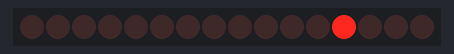
Bench run of a sketch on a simulated ESP8266 (NodeMCU). Shown: 16 shift-register outputs drawn as a row of LEDs (first output left, lit = HIGH). Wiring (inferred from the names in the program): 2 × shift register (74HC595): data D1; shift clock D2; latch D3. Wiring (inferred from the signals the program sends): row of LEDs: on Q0, Q1, Q2, Q3, Q4, Q5, Q6, Q7, Q8, Q9, Q10, Q11, Q12, Q13, Q14, Q15. What the sketch prints to the serial monitor is not drawn.

Above: at 0.6 s.
At 4.3 s:
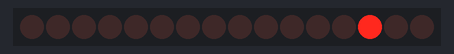
At 8.5 s:
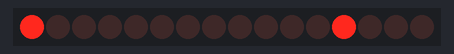
At 16.9 s:
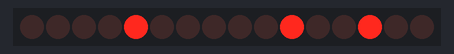
Timing chart, 0 to 35.1 s (numbered marks = the images above):
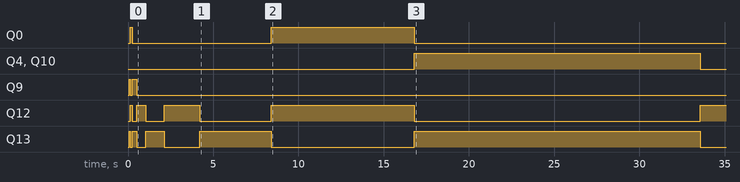

Measured:
- by itself, Q0: LOW → HIGH at 0.12 s, → LOW 0.13 s later, → HIGH 8.2 s later, → LOW 8.4 s later
- by itself, Q4, Q10: LOW → HIGH at 16.8 s, → LOW 16.8 s later
- by itself, Q9: LOW → HIGH at 0.06 s, → LOW 0.07 s later, → HIGH 0.13 s later, → LOW 0.26 s later
- by itself, Q12: LOW → HIGH at 0.12 s, → LOW 0.13 s later, → HIGH 0.26 s later, → LOW 0.52 s later, … (9 changes in this stretch)

The sketch:

multisize_RGB_cube.ino
```cpp
/*
Multi size RGB Led cube for WIFI modulde ESP8266, by Venum.
This cube works with any cube size (even 1x1x1, silly one I know).
I couldn't do it without Kevin Darrah's help (www.kevindarrah.com), his videos were extremely useful.

The RGB leds must be common anode ones, and they are wired connecting the anodes on each level together, then each column has its cathodes
connected together. So LED 0x0x0 has each cathode connected all the way up to  cubeSizex0x0.
The cathodes are sinked directly to the shift register pins, but anodes are driven with p-channel mosfets. I'm using 1k resistors for the cathodes so
the whole system should be fine.

For some reason BAM wasn't working as espected, I noticed issues in the time each anode was low when stepping for example from brightness 7 to 8
(much less brightness for step 8 than 7). So I decided to just use integer counters from 0 to 15 and leave the anode low n/15 of the time.

Notice that all counters start from zero, so levels, rows, columns, registers and anodes start from zero,
*/

byte data=D1;
byte clk=D2;
byte latch=D3;
const int cubeSize=2;
const double timerInterval=150; // uSeconds for the timer to kick in to change the anode level and starting the pseudo BAM
bool anodesActiveLow=true;  // Anodes driven by p-channel mosfets


/**** DO NOT TOUCH THE VALUES BELOW *****/
const int registerNumber=ceil((pow(cubeSize,2)*3 + cubeSize)/8.0); // total registers plus the anodes so +cubeSize
volatile int currentLevel=0;
double chipsetClock=80000000;
const int refreshTime=timerInterval/15; // microseconds for each step of the pseudo BAM
unsigned long int timerCycle;
byte registers[registerNumber]={}; //
int ledsState[cubeSize][cubeSize][cubeSize][3]={}; // we keep the state of our leds here
int anodesRegNum; // tracks the number of register containing anodes
int anodesReg[2][3]; // tracks the anode composition per register (id refister, number of anodes, bit for the first anode inside the register)
byte anodes[registerNumber][8]={}; // tracks all the anodes for each register
int ledNumber,colorNumber;
/******************************/

/*
 * Function prototypes
 */
void updateLatch();
void clearRegisters();
void deactAnodes();
void prepareAnodes();
void actAnode(int);
void showRegisters();
void showAnodes();
void refreshCube();
void bam(int,int,int,int,int);
/********************/

void timer0_ISR (void) {

  /* The order of colors matters, you must prepare the cube with RGB color order:
   *  RGBRGBRG BRGBRGBR ....
   *
   *  This is going to multiplex the signal and loop for each level.
   *  Anodes (levels) are going to be powered 1/levels of the time.
   *  then we are going to modulate the brightness of the leds looping 16 times (sort of 4 bit modulation) for each level.
   *  When a color is going to light up, it's cathode must be LOW and the relative anode must be HIGH, anodes are powered by
   *  p-mosfets so the bit in the register that control the anode must be LOW.
   *
   *  Here we calc the byte (register) and the bit inside the register for the red color.
   *  if the bit is higher than 6 our led colors are splitted between 2 registers.
   */

  clearRegisters();
  actAnode(currentLevel);
  for(int bamCounter=0;bamCounter<15;bamCounter++){
      for(int row=0;row<cubeSize;row++){ // rows
      for(int col=0;col<cubeSize;col++){ // cols
        int redRegister=floor((row*3*cubeSize+col*3)/8.0);
        int redBit=(row*3*cubeSize+col*3)-redRegister*8;
        int redBrightness=ledsState[currentLevel][row][col][0];
        int greenBrightness=ledsState[currentLevel][row][col][1];
        int blueBrightness=ledsState[currentLevel][row][col][2];
        bam(bamCounter, redRegister,redBit,redBrightness,greenBrightness,blueBrightness);
      }
    }
   refreshCube();
   delayMicroseconds(refreshTime);
  }

  ++currentLevel;
  if(currentLevel>=cubeSize)
    currentLevel=0;
  timer0_write(ESP.getCycleCount() + timerCycle);
}


void setup() {
  Serial.begin(115200);

  Serial.println("");
  pinMode(data,OUTPUT);
  pinMode(clk,OUTPUT);
  pinMode(latch,OUTPUT);
  digitalWrite(data,LOW);
  digitalWrite(clk,LOW);
  digitalWrite(latch,LOW);
  ledNumber=pow(cubeSize,3);
  colorNumber=ledNumber*3;
  Serial.print("Total LEDS: ");
  Serial.println(ledNumber);
  Serial.print("Total Colors: ");
  Serial.println(colorNumber);
  Serial.print("Total registers: ");
  Serial.println(registerNumber);
  prepareAnodes();
  clearRegisters();
  refreshCube();
  showAnodes();
  showRegisters();
  noInterrupts();
  timerCycle=floor(chipsetClock*timerInterval/1000000); // running at 80MHz, then timerCycle=80000000 ==> 1sec
  timer0_isr_init();
  timer0_attachInterrupt(timer0_ISR);
  timer0_write(ESP.getCycleCount() + timerCycle);
  interrupts();
}

void clearRegisters(){
  for(int i=0;i<registerNumber;i++){
    registers[i]=B11111111;
  }
  deactAnodes();
 }

void prepareAnodes(){
  int currentRegister=floor(pow(cubeSize,2)*3 /8.0);
  int anodeBit=(int(pow(cubeSize,2))*3)%8;
  Serial.print("First register for anodes: ");
  Serial.println(currentRegister);
  Serial.print("First bit for anodes: ");
  Serial.println(anodeBit);

  int c0,c1=0;
  anodesReg[0][0]=currentRegister; // register ID
  anodesReg[0][1]=1;               // numbers of anodes for this resgister
  anodesReg[0][2]=anodeBit;        //  bit of the first anode inside the register
  if(currentRegister<registerNumber-1){
    anodesReg[1][0]=currentRegister+1;
    anodesReg[1][1]=0;
    anodesReg[1][2]=0;
  }
  anodes[currentRegister][c0++]=1<<anodeBit;
  anodesRegNum=1;
  for(int i=1;i<cubeSize;i++){
    if(anodeBit+i>7){
      anodesRegNum=2;
      ++anodesReg[1][1];
      anodes[currentRegister+1][c1++]=1<<(anodeBit+i-8);
    } else {
      anodes[currentRegister][c0++]=1<<(anodeBit+i);
      ++anodesReg[0][1];
    }
  }
}

void showRegisters(){

  Serial.println("\nREGISTERS");
  for(int c=0;c<registerNumber;c++)
    Serial.println(registers[c],BIN);
  Serial.println("");
}

void showAnodes(){
  if(anodesRegNum>1)
    Serial.println("\nAnodes splitted between 2 registers:");
  else
    Serial.println("\nAnodes contained in 1 register:");

  for(int c=0;c<registerNumber;c++){
    if(c==anodesReg[0][0] || (anodesRegNum>1 && c==anodesReg[1][0])){
      int temp=(c==anodesReg[0][0])?0:1;
      Serial.print("REGISTER ");
      Serial.print(c);
      Serial.println(" anodes: ");
      for(int i=0;i<anodesReg[temp][1];i++)
        Serial.println(anodes[anodesReg[temp][0]][i],BIN);
    }
  }
  Serial.println("");
}

void deactAnodes(){

  for(int i=0;i<registerNumber;i++){
    if(i==anodesReg[0][0]){
      for(int c=0;c<anodesReg[0][1];c++){
        if(anodesActiveLow)
          registers[i]|=anodes[anodesReg[0][0]][c];
        else
          registers[i]&=~anodes[anodesReg[0][0]][c];
      }
    } else if(i==anodesReg[1][0]){
      for(int c=0;c<anodesReg[1][1];c++){
        if(anodesActiveLow)
          registers[i]|=anodes[anodesReg[1][0]][c];
        else
          registers[i]&=~anodes[anodesReg[1][0]][c];
      }
    }
  }
}

void actAnode(int level){

  int anodeCounter=0;
  for(int c=0;c<registerNumber;c++){
    if(c==anodesReg[0][0] || (anodesRegNum>1 && c==anodesReg[1][0])){
      int temp=c==anodesReg[0][0]?0:1;
      for(int i=0;i<anodesReg[temp][1];i++){
        if(level==anodeCounter && anodesActiveLow)
          registers[c]&=~anodes[anodesReg[temp][0]][i];
        else
          registers[c]|=anodes[anodesReg[temp][0]][i];
        ++anodeCounter;
      }
    }
  }
}

void updateLatch(){
  digitalWrite(latch,HIGH);
  digitalWrite(latch,LOW);
}

void ledOff(int level,int row,int col){
  ledsState[level][row][col][0]=0;
  ledsState[level][row][col][1]=0;
  ledsState[level][row][col][2]=0;
}

void ledOn(int level,int row,int col,int redBrightness,int greenBrightness,int blueBrightness){
  level=level>=cubeSize?0:level;
  row=row>=cubeSize?0:row;
  col=col>=cubeSize?0:col;
  redBrightness=redBrightness>15?0:redBrightness;
  greenBrightness=greenBrightness>15?0:greenBrightness;
  blueBrightness=blueBrightness>15?0:blueBrightness;

  ledsState[level][row][col][0]=redBrightness;
  ledsState[level][row][col][1]=greenBrightness;
  ledsState[level][row][col][2]=blueBrightness;

}

void clearLeds(){
  for(int l=0;l<cubeSize;l++)
    for(int c=0;c<cubeSize;c++)
      for(int i=0;i<cubeSize;i++)
        ledOff(l,c,i);
}

void refreshCube(){
    for(int i=registerNumber-1;i>=0;i--){
    shiftOut(data,clk,MSBFIRST,registers[i]);
  }
  updateLatch();

}

void bam(int bamCounter, int redRegister, int redBit, int redBrightness,int greenBrightness,int blueBrightness){

  int currentRegister=redRegister;
  int currentBit=redBit;
  updateRegister(currentRegister,currentBit,bamCounter,redBrightness);
  currentRegister=redBit+1<=7?redRegister:redRegister+1;
  currentBit=redBit+1<=7?redBit+1:0;
  updateRegister(currentRegister,currentBit,bamCounter,greenBrightness);
  currentRegister=redBit+2<=7?redRegister:redRegister+1;
  currentBit=redBit+2<=7?redBit+2:redBit-6;
  updateRegister(currentRegister,currentBit,bamCounter,blueBrightness);

}

void updateRegister(int whichRegister, int whichBit,int counter,int brightness){
  bool pinOn=brightness>0 && brightness>counter;

   if(!pinOn){
    // Led color Off
   registers[whichRegister]|=1<<whichBit;
  } else {
    // Led color On
    registers[whichRegister]&=~(1<<whichBit);
  }
}

void loop() {
  singleLed();
  runAround();
  simple();
  goUp();
  showSides();
 }

/****** ANIMATIONS ****/

void singleLed(){
  ledOn(1,1,1,15,0,0);
  ledOn(0,0,0,15,0,0);
  delay(200);
}

void simple(){
  for(int c=0;c<=5;c++){
    clearLeds();
  ledOn(0,0,0,15,0,0);
  ledOn(1,1,1,0,0,15);
  delay(200);
  clearLeds();
  ledOn(0,0,1,0,0,15);
  ledOn(1,1,0,15,0,0);
  delay(200);
  }
    for(int c=0;c<=5;c++){
   clearLeds();
  ledOn(0,0,0,15,0,0);
  ledOn(1,1,1,0,0,15);
  delay(100);
  clearLeds();
  ledOn(0,0,1,0,0,15);
  ledOn(1,1,0,15,0,0);
  delay(100);
  clearLeds();
  ledOn(1,0,1,0,0,15);
  ledOn(0,1,0,0,15,0);
  delay(100);
  clearLeds();
  ledOn(1,0,0,0,15,0);
  ledOn(0,1,1,0,0,15);
  delay(100);
  }
}

void goUp(){
int z,c,i,j,k;

for(z=40;z<=80;z+=2){
clearLeds();

for(k=1;k<=15;k++){
  for(i=0;i<=1;i++){
    for(j=0;j<=1;j++){
      ledOn(0,i,j,k,0,0);
    }
  }
  if(z<50)
  delay(54-z);
  else
  delay(4);
}
clearLeds();
for(k=1;k<=15;k++){
  for(i=0;i<=1;i++){
    for(j=0;j<=1;j++){
      ledOn(1,i,j,0,0,k);
    }
  }
  if(z<50)
  delay(54-z);
  else
  delay(4);
}
}
}

void runAround(){
  int i,j,z,k;
  k=100;
  for(i=0;i<=7;i++){
   // k=k-10*i;
  ledOn(0,0,0,0,0,1+i*2);
  delay(k);
  ledOff(0,0,0);
  ledOn(0,0,1,0,0,1+i*2);
   delay(k);
   ledOff(0,0,1);
  ledOn(0,1,1,0,0,1+i*2);
   delay(k);
   ledOff(0,1,1);
  ledOn(0,1,0,0,0,1+i*2);
   delay(k);
   ledOff(0,1,0);

  ledOn(1,0,0,1+i*2,0,0);
  delay(k);
  ledOff(1,0,0);
  ledOn(1,0,1,1+i*2,0,0);
   delay(k);
   ledOff(1,0,1);
  ledOn(1,1,1,1+i*2,0,0);
   delay(k);
   ledOff(1,1,1);
  ledOn(1,1,0,1+i*2,0,0);
   delay(k);
   ledOff(1,1,0);
  }
}

void showSides(){
int i,j,z,k;
for(z=0;z<=5;z++){
  k=201-z*20;
  clearLeds();
  for(i=0;i<=1;i++){
    for(j=0;j<=1;j++)
      ledOn(0,i,j,15,0,0);
    }
   delay(k);
   clearLeds();
   for(i=0;i<=1;i++){
    for(j=0;j<=1;j++)
      ledOn(i,j,1,0,15,0);
    }
   delay(k);
   clearLeds();
    for(i=0;i<=1;i++){
    for(j=0;j<=1;j++)
      ledOn(1,i,j,0,0,15);
     }
   delay(k);
   clearLeds();
   for(i=0;i<=1;i++){
    for(j=0;j<=1;j++)
      ledOn(i,j,0,15,0,0);
    }
    delay(k);

      clearLeds();
  for(i=0;i<=1;i++){
    for(j=0;j<=1;j++)
      ledOn(0,i,j,15,15,0);
    }
   delay(k);
   clearLeds();
   for(i=0;i<=1;i++){
    for(j=0;j<=1;j++)
      ledOn(i,j,1,15,0,15);
    }
   delay(k);
   clearLeds();
    for(i=0;i<=1;i++){
    for(j=0;j<=1;j++)
      ledOn(1,i,j,0,15,15);
     }
   delay(k);
   clearLeds();
   for(i=0;i<=1;i++){
    for(j=0;j<=1;j++)
      ledOn(i,j,0,15,15,0);
    }
    delay(k);
   }
}
```
